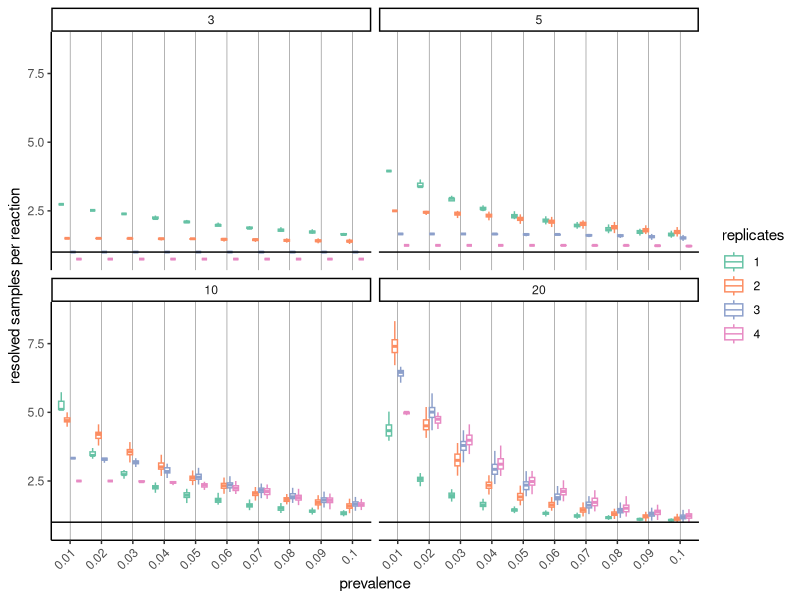
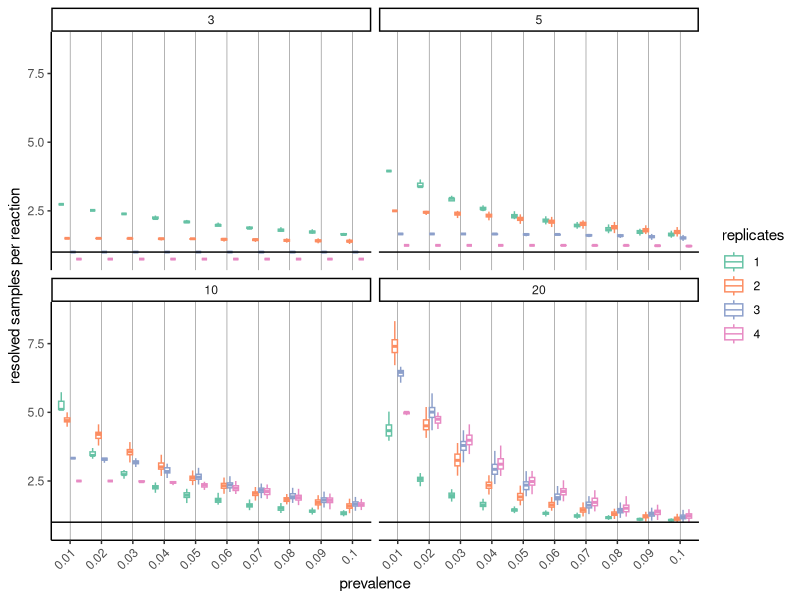

Write the R code that produced these figures, in order.
library(ggplot2)
library(readr)

df <- read_csv('sim.csv')
# header 'replicates,pool_size,prevalence,effective_samples\n'

ggplot(
    df[(df$prevalence <= 0.1) & (df$replicates <= 4),],
    aes(x=as.factor(prevalence), y=effective_samples, color=as.factor(replicates))) +
    
    geom_boxplot(outlier.shape=NA) +
    scale_color_brewer(palette='Set2') +
    facet_wrap(~pool_size, nrow=2) +
    theme_classic() +
    theme(
        panel.grid.major.x=element_line(size=.1,color='black'),
        axis.text.x=element_text(angle=45, hjust=1)
        ) +
    geom_hline(yintercept=1) +
    ylab('resolved samples per reaction') +
    xlab('prevalence') +
    labs(color='replicates')
    

ggsave('sim.pdf', width=16, height=12, units='cm')

#facet_wrap(~pool_size, scale='free_y') +
#facet_grid(pool_size ~ replicates) +  
#guides(color=guide_legend(override.aes=list(size=2)))